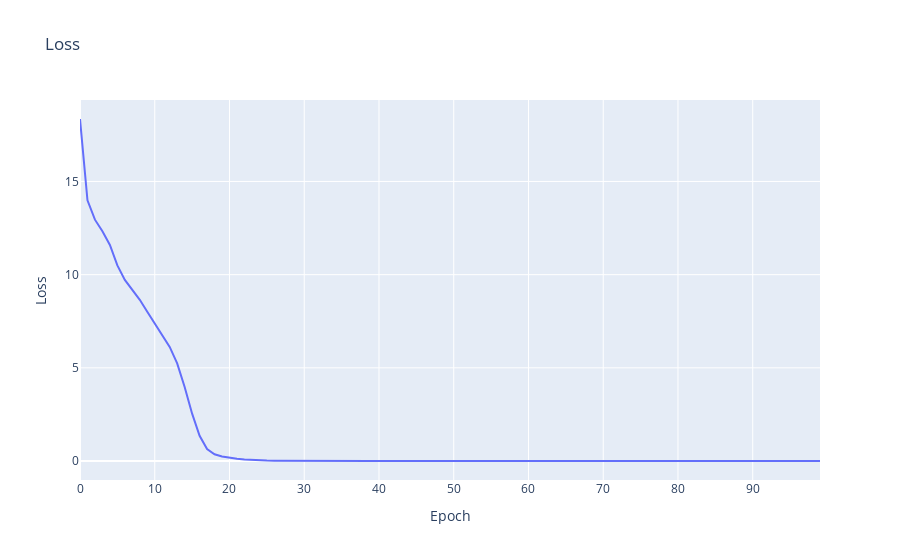

Write notebook code for a chart like this one.
### Code cell
px.line(y=losses, title="Loss", labels={"x": "Epoch", "y": "Loss"})
